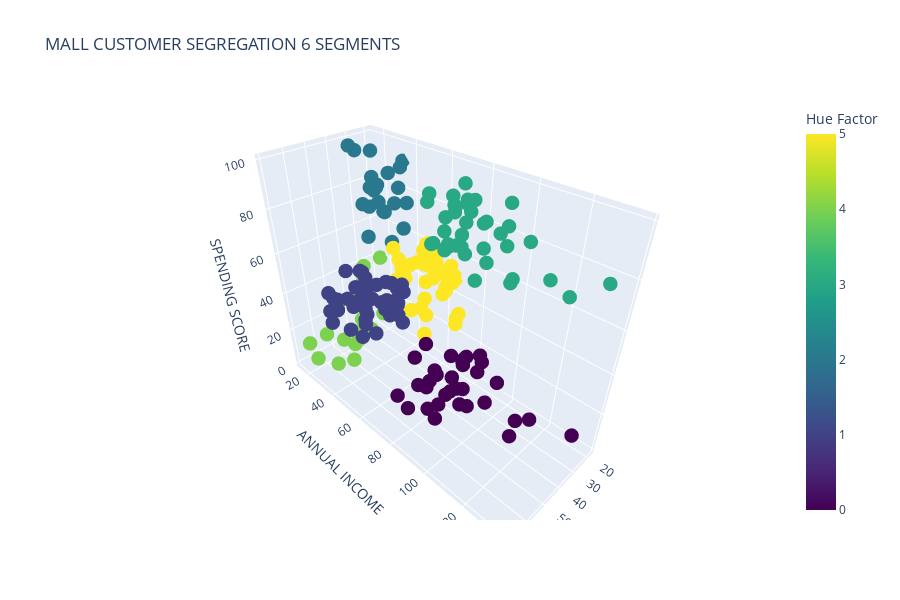

The cell this chart's notebook holds for it:
### Code cell
fig = go.Figure(data=[go.Scatter3d(
    x=df['Age'],  # x coordinates
    y=df['Annual Income (k$)'],  # y coordinates
    z=df['Spending Score (1-100)'],  # z coordinates
    mode='markers',  # display points
    marker=dict(
        size=5,
        color=df['prediction_6'],  # set color based on hue factor
        colorscale='Viridis',  # color scale
        opacity=1,
        colorbar=dict(title="Hue Factor")  # colorbar legend for hue factor
    )
)])


fig.update_layout(
    scene=dict(
        xaxis_title='AGE',
        yaxis_title='ANNUAL INCOME',
        zaxis_title='SPENDING SCORE'
    ),
    title="MALL CUSTOMER SEGREGATION 6 SEGMENTS",
    height = 600
)


fig.show()

### Figure 1 — Plotly figure (JSON) as saved in the notebook; plotly's stock layout.template omitted (floating-point values rounded to 4 significant figures; data arrays with more than 128 entries replaced by an {"elided": "..."} marker saying what was removed)
{"data": [{"marker": {"color": {"elided": "200 int values"}, "colorbar": {"title": {"text": "Hue Factor"}}, "colorscale": [[0, "#440154"], [0.1111, "#482878"], [0.2222, "#3e4989"], [0.3333, "#31688e"], [0.4444, "#26828e"], [0.5556, "#1f9e89"], [0.6667, "#35b779"], [0.7778, "#6ece58"], [0.8889, "#b5de2b"], [1, "#fde725"]], "opacity": 1, "size": 5}, "mode": "markers", "type": "scatter3d", "x": {"elided": "200 int values"}, "y": {"elided": "200 int values"}, "z": {"elided": "200 int values"}}], "layout": {"height": 600, "scene": {"xaxis": {"title": {"text": "AGE"}}, "yaxis": {"title": {"text": "ANNUAL INCOME"}}, "zaxis": {"title": {"text": "SPENDING SCORE"}}}, "title": {"text": "MALL CUSTOMER SEGREGATION 6 SEGMENTS"}}}
